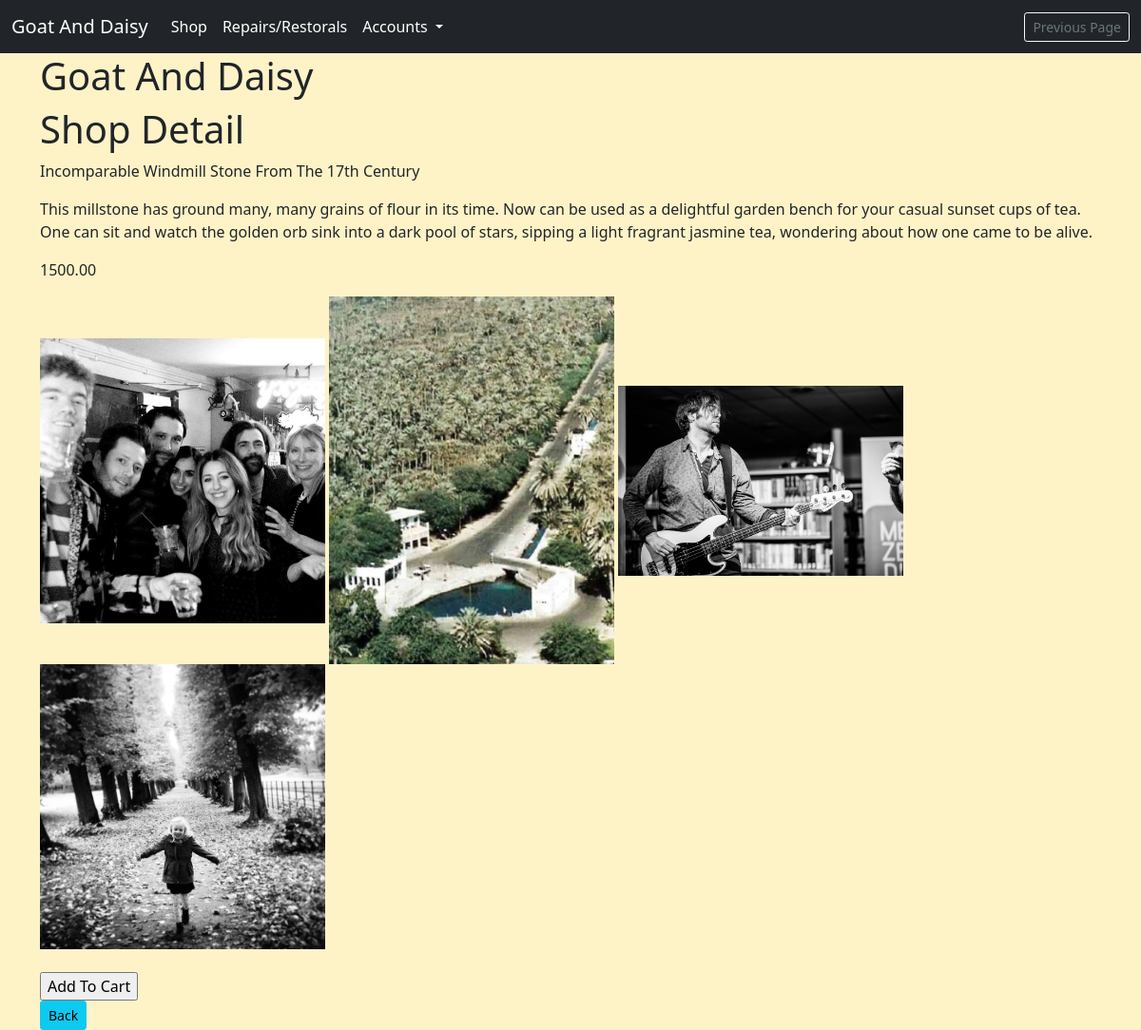
/shop/5/, run on the app's committed database.
### shop/models.py (models this page shows, shortened)
class ShopItems(models.Model):
    title = models.CharField(max_length=255)
    description = models.TextField()
    price = models.DecimalField(decimal_places=2, max_digits=12)
    is_available = models.BooleanField(default=True)
    class Meta:
        verbose_name_plural = "Shop Items"

class ShopItemImage(models.Model):
    product = models.ForeignKey(
        ShopItems, on_delete=models.CASCADE, related_name='images')
    is_primary_image = models.BooleanField(default=False)
    image = models.ImageField(upload_to='shop/images')

### shop/views.py (the view)
# urls.py: path('<int:pk>/', views.ShopItem.as_view(), name="shop_item"),
class ShopItem(DetailView):
    model = ShopItems
    template_name = 'shop/product_detail.html'
    context_object_name = 'item'

### invoices/contexts.py (called while the page is built, shortened)
def shopping_cart(request):
    template_cart = []
    products_count = 0
    order_amount = 0
    shipping = 500
    cart = request.session.get('cart', {})
    for item in enumerate(template_cart):
        products_count += 1
    order_total = order_amount + shipping
    stripe_total = round(order_total * 100)
    context = {
        'template_cart': template_cart,
        'products_count': products_count,
        'order_amount': order_amount,
        'shipping': shipping,
        'order_total': order_total,
        'stripe_total': stripe_total,
    }
    return context

### profiles/templatetags/user_in_group_tag.py (called while the page is built)
@register.filter(name='has_group')
def has_group(user, group_name):
    try:
        group = Group.objects.get(name=group_name)
    except Group.DoesNotExist:
        return False
    return group in user.groups.all()

### shop/templates/shop/product_detail.html (shortened to what this page needs)
{% extends 'base.html' %}
{% block content %}
<h1>Shop Detail</h1>
<p>{{ item.title }}</p>
<p>{{ item.description }}</p>
<p>{{ item.price }}</p>
    {% for image in item.images.all %}
    <img src="{{ image.image.url }}" alt="" style="width:300px;">
    {% endfor %}
    <br><br>
    <form action="{% url 'add_to_cart' item.id %}" method=POST>
        <input type="submit" value="Add To Cart">
    </form>
    <small><input class="btn btn-sm btn-info" type=button value="Back" onClick="javascript:history.go(-1);"></small>
{% endblock %}

### static/css/site_base_custom.css (style rules this page uses)
body { background-color: var(--amber-100); }

### data on the page
ShopItems: title "Incomparable Windmill Stone From The 17th Century", description "This millstone has ground many, many grains of flour in its time. Now can be used as a delightful garden bench for your casual sunset cups of tea. One can sit and watch the golden orb sink into a dark pool of stars, sipping a light fragrant jasmine tea, wondering about how one came to be alive.", price "1500.00"
ShopItemImage: image (picture)
ShopItemImage: image (picture)
ShopItemImage: image (picture)
ShopItemImage: image (picture)
